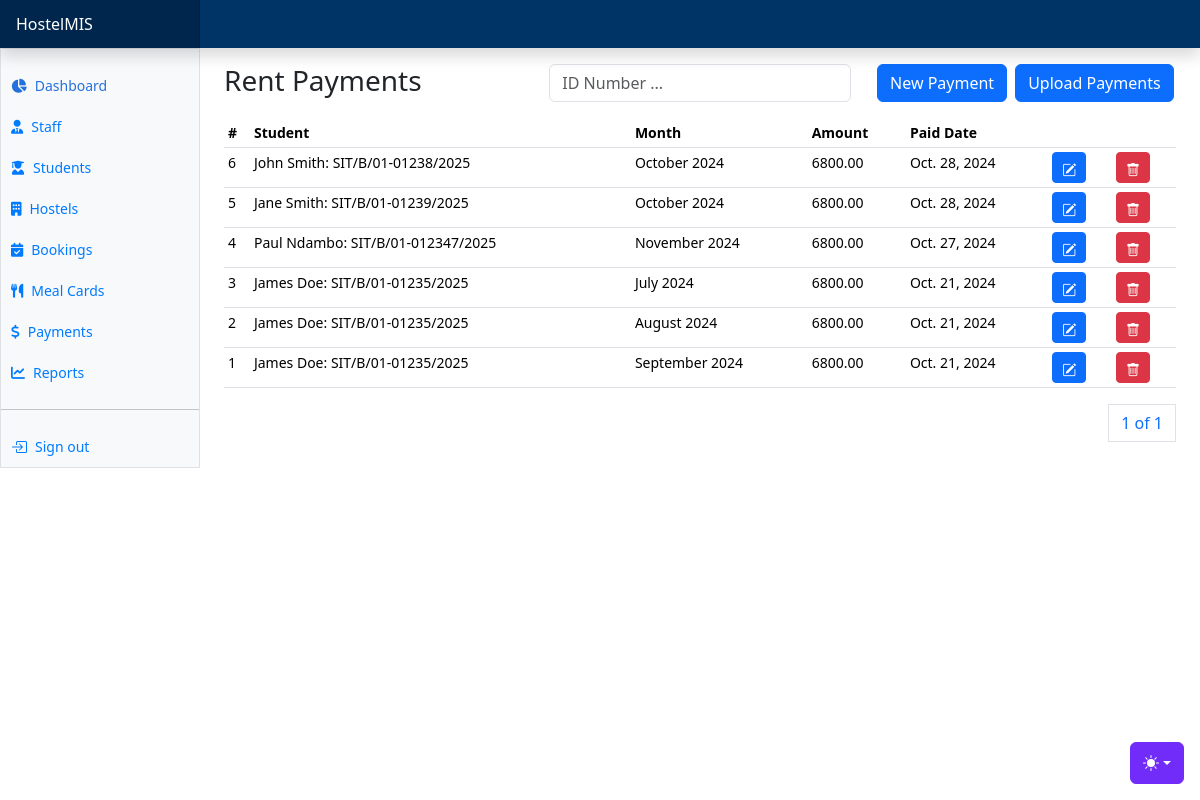
/payments/rent-payments/, run on the app's committed database.
### apps/payments/models.py (models this page shows, shortened)
class RentPayment(AbsoluteBaseModel):
    transaction_code = models.CharField(max_length=255, null=True)
    student = models.ForeignKey("students.Student", on_delete=models.CASCADE)
    amount = models.DecimalField(max_digits=10, decimal_places=2)
    month = models.CharField(max_length=255, choices=months, default=month_name)
    year = models.IntegerField(default=date_today.year)
    payment_date = models.DateField()

### apps/students/models.py (models this page shows)
class Student(AbsoluteBaseModel):
    user = models.OneToOneField("users.User", on_delete=models.CASCADE)
    registration_number = models.CharField(max_length=255)
    guardian_name = models.CharField(max_length=255, null=True)
    guardian_phone_number = models.CharField(max_length=255, null=True)
    status = models.CharField(max_length=255, choices=STUDENT_STATUS_CHOICES)
    room_assigned = models.ForeignKey("hostels.HostelRoom", on_delete=models.CASCADE, null=True)
    hostel_assigned = models.ForeignKey("hostels.Hostel", on_delete=models.CASCADE, null=True, related_name="hostelstudents")
    def __str__(self):
        return (
            f"{self.user.first_name} {self.user.last_name}: {self.registration_number}"
        )

### apps/users/models.py (models this page shows, shortened)
class User(AbstractUser, AbsoluteBaseModel):
    role = models.ForeignKey(UserRole, on_delete=models.CASCADE, null=True)
    gender = models.CharField(max_length=10, choices=GENDER_CHOICES)
    phone_number = models.CharField(max_length=255)
    address = models.CharField(max_length=255, null=True)
    city = models.CharField(max_length=255, null=True)
    country = models.CharField(max_length=255, null=True)
    date_of_birth = models.DateField(default="1999-10-10")
    def name(self):
        return f"{self.first_name} {self.last_name}"

### apps/payments/views.py (the view)
# urls.py: path("rent-payments/", rent_payments, name="rent-payments"),
def rent_payments(request):
    rent_payments = RentPayment.objects.all().order_by("-created_on")
    paginator = Paginator(rent_payments, 10)
    page_number = request.GET.get("page")
    page_obj = paginator.get_page(page_number)
    students = Student.objects.all()
    context = {"page_obj": page_obj, "months": months, "students": students}
    return render(request, "payments/rent/rent_payments.html", context)

### templates/payments/rent/rent_payments.html (shortened to what this page needs)
{% extends "base.html" %}
{% block additional_css %}
<link href="https://cdnjs.cloudflare.com/ajax/libs/select2/4.0.13/css/select2.min.css" rel="stylesheet">
{% endblock additional_css %}
{% block content %}
<div class="row">
    <div class="col">
        <h3>Rent Payments</h3>
    </div>
    <div class="col">
      <form method="POST">
        <div class="input-group mb-3">
            <div class="col">
              <input type="text" class="form-control" name="search_text" id="search_text" placeholder="ID Number ...">
            </div>
          </div>
      </form>
    </div>
    <div class="col">
      <div class="d-grid d-sm-flex gap-2 justify-content-sm-center">
        <button class="btn btn-primary" data-bs-toggle="modal" data-bs-target="#newRentPaymentModal">New Payment</button>
        <button class="btn btn-primary" data-bs-toggle="modal" data-bs-target="#uploadRentPaymentsModal">Upload Payments</button>
    </div>
    </div>
</div>
      <div class="table-responsive small">
        <table class="table table-sm">
          <thead>
            <tr>
              <th scope="col">#</th>
              <th scope="col">Student</th>
              <th scope="col">Month</th>
              <th scope="col">Amount</th>
              <th scope="col">Paid Date</th>
              <th scope="col" colspan="2"></th>
            </tr>
          </thead>
          <tbody>
            {% for rent in page_obj %}
            <tr>
              <td>{{rent.id}}</td>
              <td>{{rent.student}}</td>
              <td>{{rent.month}} {{rent.year}}</td>
              <td>{{rent.amount}}</td>
              <td>{{rent.payment_date}}</td>
              <td><a class="btn btn-primary btn-sm" data-bs-toggle="modal" data-bs-target="#editRentPaymentModal{{ rent.id }}">
                <i class="bi bi-pencil-square"></i>
              </a></td>
              <td><a class="btn btn-danger btn-sm" data-bs-toggle="modal" data-bs-target="#deleteRentPaymentModal{{ rent.id }}">
                <i class="bi bi-trash"></i>
              </a></td>
            </tr>
            {% endfor %}
          </tbody>
        </table>
        <div>
          <nav aria-label="Page navigation example">
            <ul class="pagination justify-content-end">
              <a class="page-link" href="#">{{ page_obj.number }} of {{ page_obj.paginator.num_pages }}</a>
            </ul>
          </nav>
        </div>
      </div>
{% endblock content %}

### static/dashboard.css (style rules this page uses)
.bi { display: inline-block; width: 1rem; height: 1rem; }

### templates/base.html (style rules this page uses)
.bi { vertical-align: -.125em; fill: currentColor; }

### data on the page
RentPayment: id "6", student "John Smith: SIT/B/01-01238/2025", month "October", year "2024", amount "6800.00", payment_date "Oct. 28, 2024"
RentPayment: id "5", student "Jane Smith: SIT/B/01-01239/2025", month "October", year "2024", amount "6800.00", payment_date "Oct. 28, 2024"
RentPayment: id "4", student "Paul Ndambo: SIT/B/01-012347/2025", month "November", year "2024", amount "6800.00", payment_date "Oct. 27, 2024"
RentPayment: id "3", student "James Doe: SIT/B/01-01235/2025", month "July", year "2024", amount "6800.00", payment_date "Oct. 21, 2024"
RentPayment: id "2", student "James Doe: SIT/B/01-01235/2025", month "August", year "2024", amount "6800.00", payment_date "Oct. 21, 2024"
RentPayment: id "1", student "James Doe: SIT/B/01-01235/2025", month "September", year "2024", amount "6800.00", payment_date "Oct. 21, 2024"

### other printed values
{{ page_obj.number }} "1"
{{ page_obj.paginator.num_pages }} "1"
